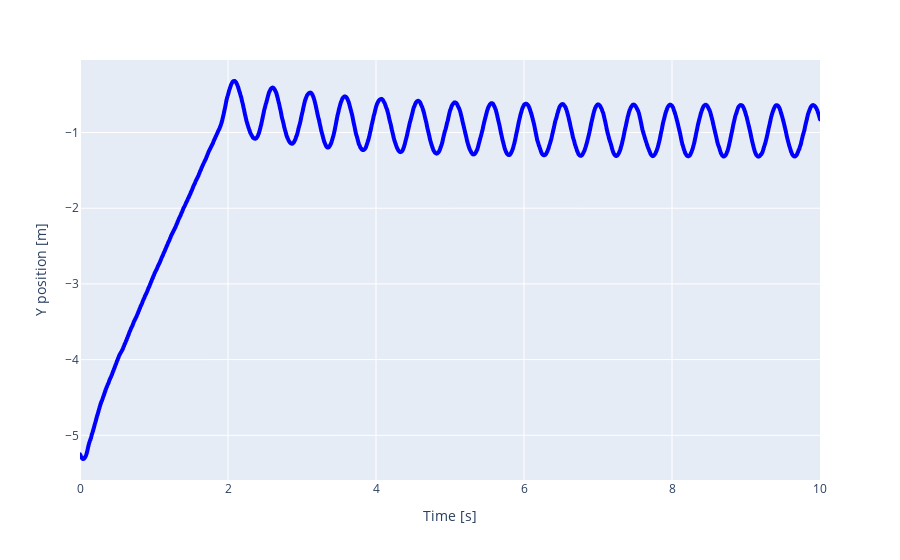
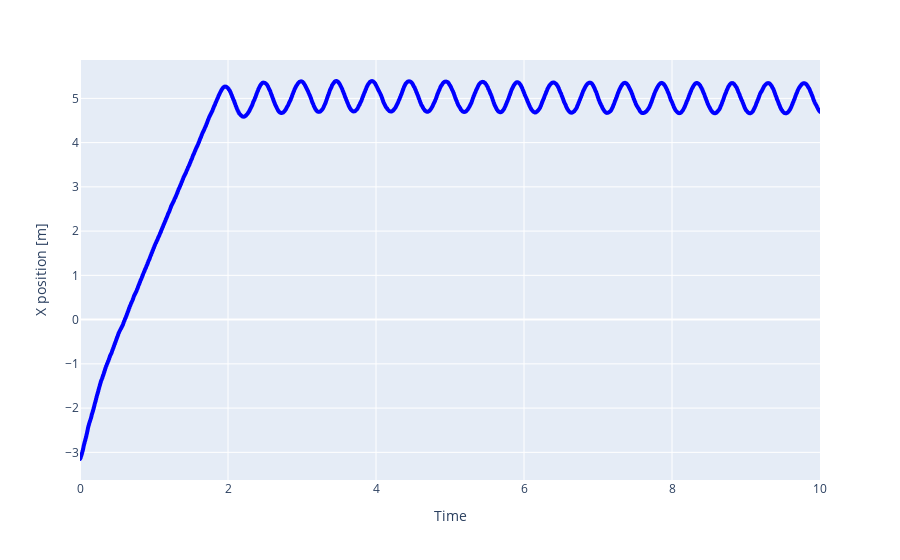
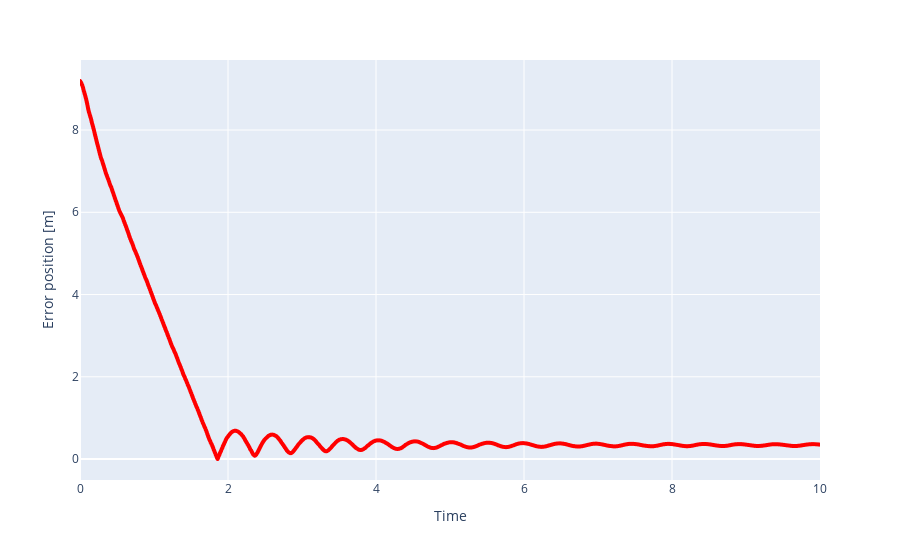
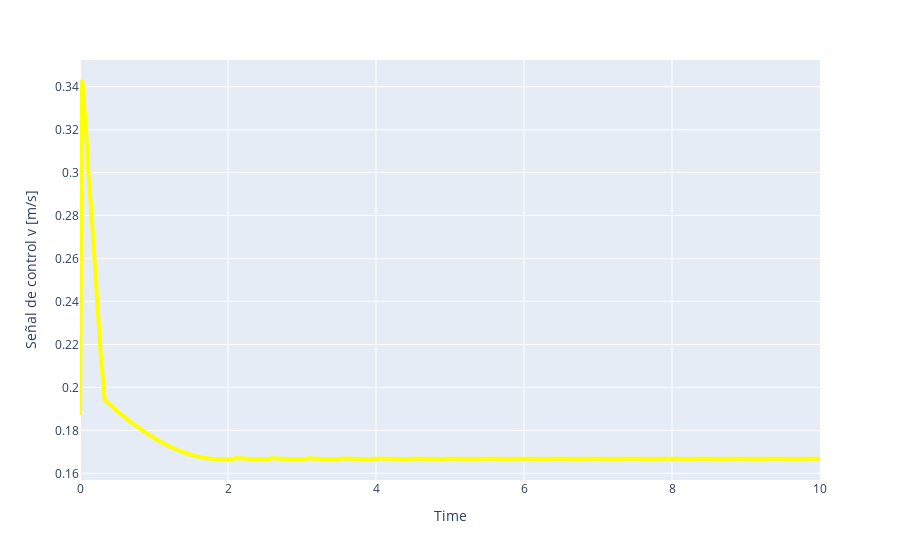

The notebook cell saved with these charts, in order:
### Code cell
df = pd.DataFrame({'t': t, 'y':y, 'x':x, 'e_pos':e_pos, 'e_gui':e_gui,
                   'u_pos':u_pos_control, 'u_gui':u_gui_control})
fig = px.line(df, x='t', y='y', title='', labels={'t': 'Time [s]', 'y': 'Y position [m]'})
fig.update_traces(line=dict(color='blue', width=4))
fig.show()
fig = px.line(df, x='t', y='x', title='', labels={'t': 'Time', 'x': 'X position [m]'})
fig.update_traces(line=dict(color='blue', width=4))
fig.show()
fig = px.line(df, x='t', y='e_pos', title='', labels={'t': 'Time', 'e_pos': 'Error position [m]'})
fig.update_traces(line=dict(color='red', width=4))
fig.show()
fig = px.line(df, x='t', y='u_pos', title='', labels={'t': 'Time', 'u_pos': 'Señal de control v [m/s] '})
fig.update_traces(line=dict(color='yellow', width=4))
fig.show()

### Figure 1 — Plotly figure (JSON) as saved in the notebook; plotly's stock layout.template omitted (floating-point values rounded to 4 significant figures; data arrays with more than 128 entries replaced by an {"elided": "..."} marker saying what was removed)
{"data": [{"hovertemplate": "Time [s]=%{x}<br>Y position [m]=%{y}<extra></extra>", "legendgroup": "", "line": {"color": "blue", "dash": "solid", "width": 4}, "marker": {"symbol": "circle"}, "mode": "lines", "name": "", "showlegend": false, "type": "scattergl", "x": {"elided": "1001 float values"}, "xaxis": "x", "y": {"elided": "1001 float values"}, "yaxis": "y"}], "layout": {"legend": {"tracegroupgap": 0}, "margin": {"t": 60}, "xaxis": {"anchor": "y", "domain": [0, 1], "title": {"text": "Time [s]"}}, "yaxis": {"anchor": "x", "domain": [0, 1], "title": {"text": "Y position [m]"}}}}

### Figure 2 — Plotly figure (JSON) as saved in the notebook; plotly's stock layout.template omitted (floating-point values rounded to 4 significant figures; data arrays with more than 128 entries replaced by an {"elided": "..."} marker saying what was removed)
{"data": [{"hovertemplate": "Time=%{x}<br>X position [m]=%{y}<extra></extra>", "legendgroup": "", "line": {"color": "blue", "dash": "solid", "width": 4}, "marker": {"symbol": "circle"}, "mode": "lines", "name": "", "showlegend": false, "type": "scattergl", "x": {"elided": "1001 float values"}, "xaxis": "x", "y": {"elided": "1001 float values"}, "yaxis": "y"}], "layout": {"legend": {"tracegroupgap": 0}, "margin": {"t": 60}, "xaxis": {"anchor": "y", "domain": [0, 1], "title": {"text": "Time"}}, "yaxis": {"anchor": "x", "domain": [0, 1], "title": {"text": "X position [m]"}}}}

### Figure 3 — Plotly figure (JSON) as saved in the notebook; plotly's stock layout.template omitted (floating-point values rounded to 4 significant figures; data arrays with more than 128 entries replaced by an {"elided": "..."} marker saying what was removed)
{"data": [{"hovertemplate": "Time=%{x}<br>Error position [m]=%{y}<extra></extra>", "legendgroup": "", "line": {"color": "red", "dash": "solid", "width": 4}, "marker": {"symbol": "circle"}, "mode": "lines", "name": "", "showlegend": false, "type": "scattergl", "x": {"elided": "1001 float values"}, "xaxis": "x", "y": {"elided": "1001 float values"}, "yaxis": "y"}], "layout": {"legend": {"tracegroupgap": 0}, "margin": {"t": 60}, "xaxis": {"anchor": "y", "domain": [0, 1], "title": {"text": "Time"}}, "yaxis": {"anchor": "x", "domain": [0, 1], "title": {"text": "Error position [m]"}}}}

### Figure 4 — Plotly figure (JSON) as saved in the notebook; plotly's stock layout.template omitted (floating-point values rounded to 4 significant figures; data arrays with more than 128 entries replaced by an {"elided": "..."} marker saying what was removed)
{"data": [{"hovertemplate": "Time=%{x}<br>Señal de control v [m/s] =%{y}<extra></extra>", "legendgroup": "", "line": {"color": "yellow", "dash": "solid", "width": 4}, "marker": {"symbol": "circle"}, "mode": "lines", "name": "", "showlegend": false, "type": "scattergl", "x": {"elided": "1001 float values"}, "xaxis": "x", "y": {"elided": "1001 float values"}, "yaxis": "y"}], "layout": {"legend": {"tracegroupgap": 0}, "margin": {"t": 60}, "xaxis": {"anchor": "y", "domain": [0, 1], "title": {"text": "Time"}}, "yaxis": {"anchor": "x", "domain": [0, 1], "title": {"text": "Señal de control v [m/s] "}}}}
